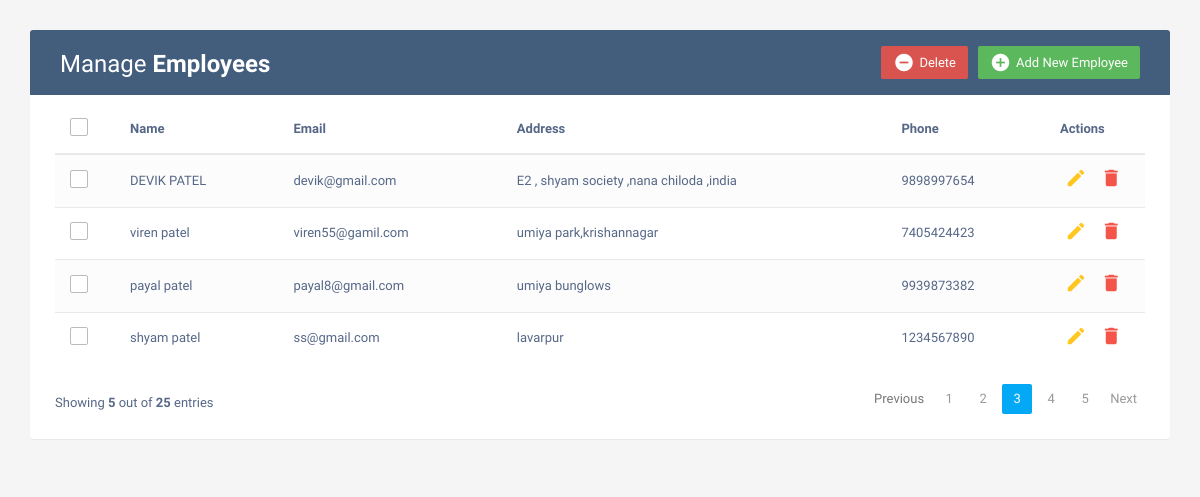
The app's page /crud with its own data.
### myapp/models.py (models this page shows, shortened)
class Employee(models.Model):
    name = models.CharField(max_length=100)
    email = models.EmailField(unique=True)
    address=models.CharField(max_length=50)
    phone=models.IntegerField()

### myapp/views.py (the view)
# urls.py: path('crud', views.crud, name='crud'),
def crud(request):
    uid=Employee.objects.all()
    contaxt={
        "uid":uid
    }
    return render(request, "crud.html", contaxt)

### myapp/templates/crud.html (shortened to what this page needs)
<!DOCTYPE html>
<html lang="en">
<head>
<link rel="stylesheet" href="https://maxcdn.bootstrapcdn.com/font-awesome/4.7.0/css/font-awesome.min.css">
<link rel="stylesheet" href="https://maxcdn.bootstrapcdn.com/bootstrap/3.3.7/css/bootstrap.min.css">
  <body>
    <div class="container">
        <div class="table-wrapper">
            <div class="table-title">
                <div class="row">
                    <div class="col-sm-6">
						<h2>Manage <b>Employees</b></h2>
					</div>
					<div class="col-sm-6">
						<a href="#addEmployeeModal" class="btn btn-success" data-toggle="modal"><i class="material-icons">&#xE147;</i> <span>Add New Employee</span></a>
						<a href="#deleteEmployeeModal" class="btn btn-danger" data-toggle="modal"><i class="material-icons">&#xE15C;</i> <span>Delete</span></a>
					</div>
                </div>
            </div>
            <table class="table table-striped table-hover">
                <thead>
                    <tr>
						<th>
							<span class="custom-checkbox">
								<label for="selectAll"></label>
							</span>
						</th>
                        <th>Name</th>
                        <th>Email</th>
						<th>Address</th>
                        <th>Phone</th>
                        <th>Actions</th>
                    </tr>
                </thead>
                <tbody>
				{% for i in uid %}
                    <tr>
						<td>
							<span class="custom-checkbox">
								<label for="checkbox1"></label>
							</span>
						</td>
                        <td>{{i.name}}</td>
                        <td>{{i.email}}</td>
						<td>{{i.address}}</td>
                        <td>{{i.phone}}</td>
                        <td>
                            <a href="#editEmployeeModal-{{i.id}}" class="edit" data-toggle="modal"><i class="material-icons" data-toggle="tooltip" title="Edit">&#xE254;</i></a>
                            <a href="#deleteEmployeeModal-{{i.id}}" class="delete" data-toggle="modal"><i class="material-icons" data-toggle="tooltip" title="Delete">&#xE872;</i></a>
                        </td>
                    </tr>
					{% endfor %}
                </tbody>
            </table>
			<div class="clearfix">
                <div class="hint-text">Showing <b>5</b> out of <b>25</b> entries</div>
                <ul class="pagination">
                    <li class="page-item disabled"><a href="#">Previous</a></li>
                    <li class="page-item"><a href="#" class="page-link">1</a></li>
                    <li class="page-item"><a href="#" class="page-link">2</a></li>
                    <li class="page-item active"><a href="#" class="page-link">3</a></li>
                    <li class="page-item"><a href="#" class="page-link">4</a></li>
                    <li class="page-item"><a href="#" class="page-link">5</a></li>
                    <li class="page-item"><a href="#" class="page-link">Next</a></li>
                </ul>
            </div>
        </div>
    </div>
</body>
</html>

### myapp/templates/crud.html (style rules this page uses)
body { color: #566787; background: #f5f5f5; font-family: 'Varela Round', sans-serif; font-size: 13px; }
.table-wrapper { background: #fff; padding: 20px 25px; margin: 30px 0; border-radius: 3px; box-shadow: 0 1px 1px rgba(0,0,0,.05); }
.table-title { padding-bottom: 15px; background: #435d7d; color: #fff; padding: 16px 30px; margin: -20px -25px 10px; border-radius: 3px 3px 0 0; }
.table-title h2 { margin: 5px 0 0; font-size: 24px; }
.table-title .btn { color: #fff; float: right; font-size: 13px; border: none; min-width: 50px; border-radius: 2px; border: none; outline: none !important; margin-left: 10px; }
.table-title .btn i { float: left; font-size: 21px; margin-right: 5px; }
.table-title .btn span { float: left; margin-top: 2px; }
table.table tr th, table.table tr td { border-color: #e9e9e9; padding: 12px 15px; vertical-align: middle; }
table.table tr th:first-child { width: 60px; }
table.table tr th:last-child { width: 100px; }
table.table-striped tbody tr:nth-of-type(odd) { background-color: #fcfcfc; }
table.table td:last-child i { opacity: 0.9; font-size: 22px; margin: 0 5px; }
table.table td a { font-weight: bold; color: #566787; display: inline-block; text-decoration: none; outline: none !important; }
table.table td a.edit { color: #FFC107; }
table.table td a.delete { color: #F44336; }
table.table td i { font-size: 19px; }
.pagination { float: right; margin: 0 0 5px; }
.pagination li a { border: none; font-size: 13px; min-width: 30px; min-height: 30px; color: #999; margin: 0 2px; line-height: 30px; border-radius: 2px !important; text-align: center; padding: 0 6px; }
.pagination li.active a, .pagination li.active a.page-link { background: #03A9F4; }
.hint-text { float: left; margin-top: 10px; font-size: 13px; }
.custom-checkbox { position: relative; }
.custom-checkbox label:before { width: 18px; height: 18px; }
.custom-checkbox label:before { content: ''; margin-right: 10px; display: inline-block; vertical-align: text-top; background: white; border: 1px solid #bbb; border-radius: 2px; box-sizing: border-box; z-index: 2; }

### records on screen
Employee: name "DEVIK PATEL", email "devik@gmail.com", address "E2 , shyam society ,nana chiloda ,india", phone "9898997654"
Employee: name "viren patel", email "viren55@gamil.com", address "umiya park,krishannagar", phone "7405424423"
Employee: name "payal patel", email "payal8@gmail.com", address "umiya bunglows", phone "9939873382"
Employee: name "shyam patel", email "ss@gmail.com", address "lavarpur", phone "1234567890"
